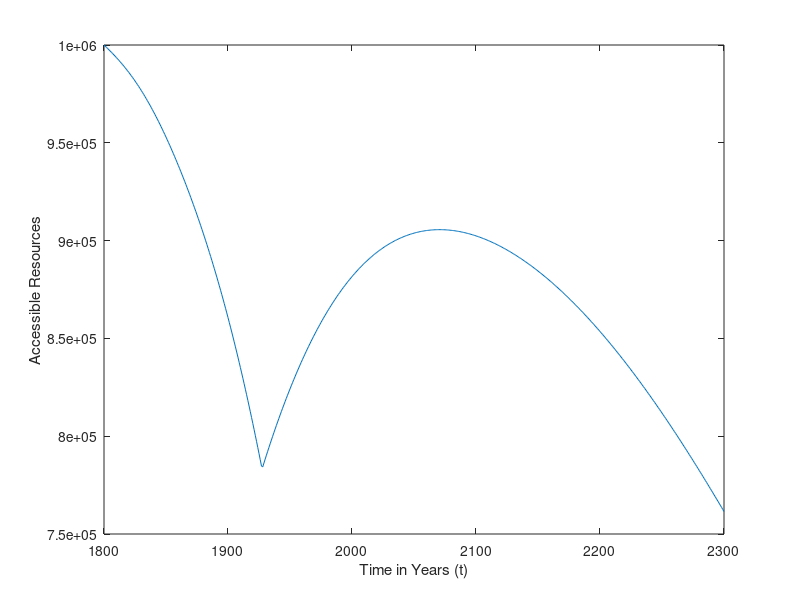
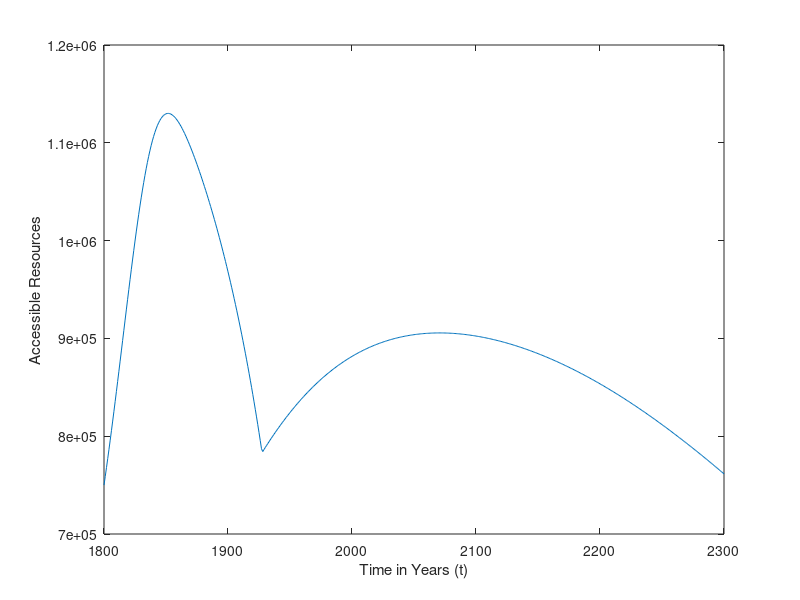
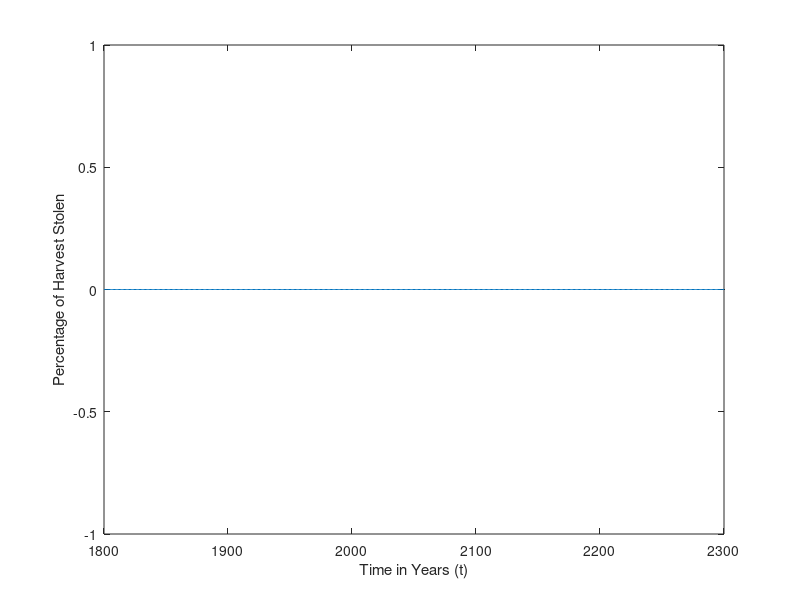
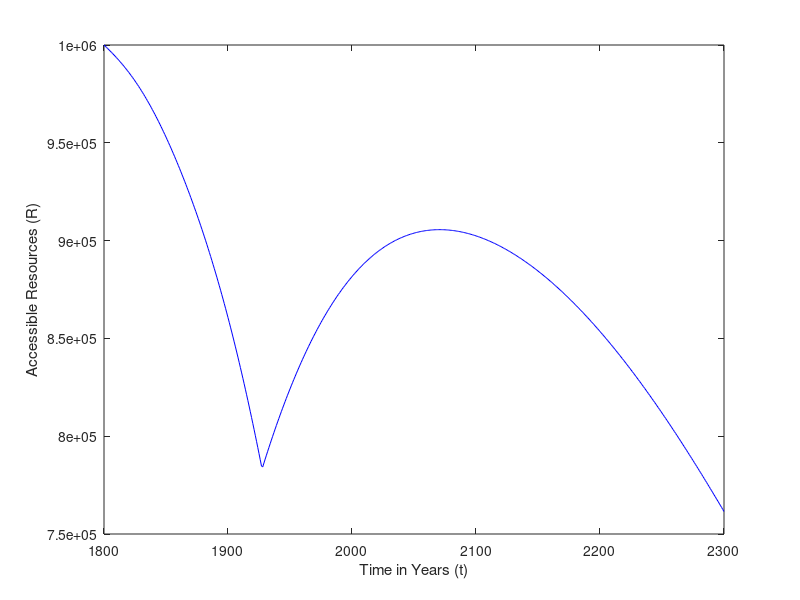

Source code (MATLAB) for these figures, in order:
a1 = 0.0177; % aP is the net growth rate of the population 0.0177
K1 = 250000; % carrying capacity 1,000,000
c1 = 0.015; % growth rate of the resources 0.015
h1 = 0.016; % harvesting constant 0.008
B1 = 2; % controls the location of the mid-point of the sigmoid 3.5
y1 = 10; % controls how steep the curve is 5
a2 = 0.0075; % a is the net growth rate of the population
K2 = 1000000; % carrying capacity
c2 = 0.015; % growth rate of the resources
h2 = 0.008; % harvesting constant
B2 = 10; % controls the location of the mid-point of the sigmoid
y2 = 1; % controls how steep the curve is
epsilon = 10^-4;

steal1 = 1;
steal2 = 0;

b1 = @(R,P) 1/(1 + exp(B1-y1*P/(R)))*steal1 ;
b2 = @(R,P) 1/(1 + exp(B2-y2*P/R))*steal2 ;

model = @(t,z) [a1*z(1)*(1-(z(1)/(z(2)+(b1(z(2),z(1))*z(4))+epsilon))) ;
     (c1*z(2)*(1-(z(2)/K1)) - h1*z(1) - b2(z(4),z(3))*h2*z(3));
     a2*z(3)*(1-(z(3)/(z(4)+(b2(z(4),z(3))*z(2))+epsilon))) ;
     c2*z(4)*(1-(z(4)/K2)) - h2*z(3) - b1(z(2),z(1))*h1*z(1)];
 
tstart = 1800;
tmax = 2300;
dt = 1;
t = tstart:dt:tmax;

y0 = [50000, K1, 25000, K2];
iters = 1;
y = zeros((tmax-tstart)*(1/dt)+1,4);
ytemp = zeros((tmax-tstart)*(1/dt)+1,4);

options = odeset('NonNegative',[1 2 3 4]);
[t,y] = ode45(model,t,y0,options);

% Calculates the stolen resources
S1 = 1./(1+exp(B1 - y1*abs(y(:,1))./abs(y(:,2))))*steal1;
S2 = 1./(1+exp(B2 - y2*abs(y(:,3))./abs(y(:,4))))*steal2;

% S1 = S1.*y(:,4);
% S2 = S2.*y(:,2);

if steal1 == 1
    figure('Name','pop 1 s1')
else
    figure('Name','pop 1')
end
plot(t,y(:,1))
xlabel('Time in Years (t)')
ylabel('Population (P)')
% title('population civ 1')
% axis tight
if steal1 == 1
    figure('Name','res 1 s1')
else
    figure('Name','res 1')
end
plot(t,y(:,2),'Color',[0,0,1],'DisplayName','finalciv 1')
xlabel('Time in Years (t)')
ylabel('Accessible Resources (R)')
% title('resources civ 1')
% axis tight
if steal1 == 1
    figure('Name','steal 1 s1')
else
    figure('Name','steal 1')
end
plot(t,S1)
xlabel('Time in Years (t)')
ylabel('Percentage of Harvest Stolen')
% title('stolen harvest civ 1')
% axis tight
if steal1 == 1
    figure('Name','pop 2 s1')
else
    figure('Name','pop 2')
end
plot(t,y(:,3))
xlabel('Time in Years (t)')
ylabel('Population (P)')
% title('population civ 2')
% axis tight
if steal1 == 1
    figure('Name','res 2 s1')
else
    figure('Name','res 2')
end
plot(t,y(:,4),'Color',[0,0,1],'DisplayName','finalciv 1')
xlabel('Time in Years (t)')
ylabel('Accessible Resources (R)')
% title('resources civ 2')
% axis tight
if steal1 == 1
    figure('Name','steal 2 s1')
else
    figure('Name','steal 2')
end
plot(t,S2)
xlabel('Time in Years (t)')
ylabel('Percentage of Harvest Stolen')
% title('stolen harvest civ 2')
% axis tight

% diff2 = zeros(size(y,1),1);
% for i = 2:size(y,1)
%     diff2(i) = y(i,3) - y(i-1,3);
% end
% figure()
% plot(t,diff2);
% title('difference of 2nd population')
% diff1 = zeros(size(y,1),1);
% for i = 2:size(y,1)
%     diff1(i) = y(i,1) - y(i-1,1);
% end
% figure()
% plot(t,diff1);
% title('difference of 1st population')

% TR is the total resources available to each civ (i.e. resources
% in their patch as well as resources they are stealing)
TR1 = S1.*y(:,4)*steal1+y(:,2);
TR2 = S2.*y(:,2)*steal2+y(:,4);
if steal1 == 1
    figure('Name','TR 1 s1')
else
    figure('Name','TR 1')
end
plot(t,TR1)
xlabel('Time in Years (t)')
ylabel('Accessible Resources')
% title('TR1')
if steal1 == 1
    figure('Name','TR 2 s1')
else
    figure('Name','TR 2')
end
plot(t,TR2)
xlabel('Time in Years (t)')
ylabel('Accessible Resources')
% title('TR2')


h = get(0,'children');

for i=1:size(h,1)
    saveas(h(i),['/Users/zgmdocks/Documents/Coupled EWS/Population Collapse/Graphs/ModelResults/inequal/',get(h(i),'Name'),'.eps'],'epsc')
end